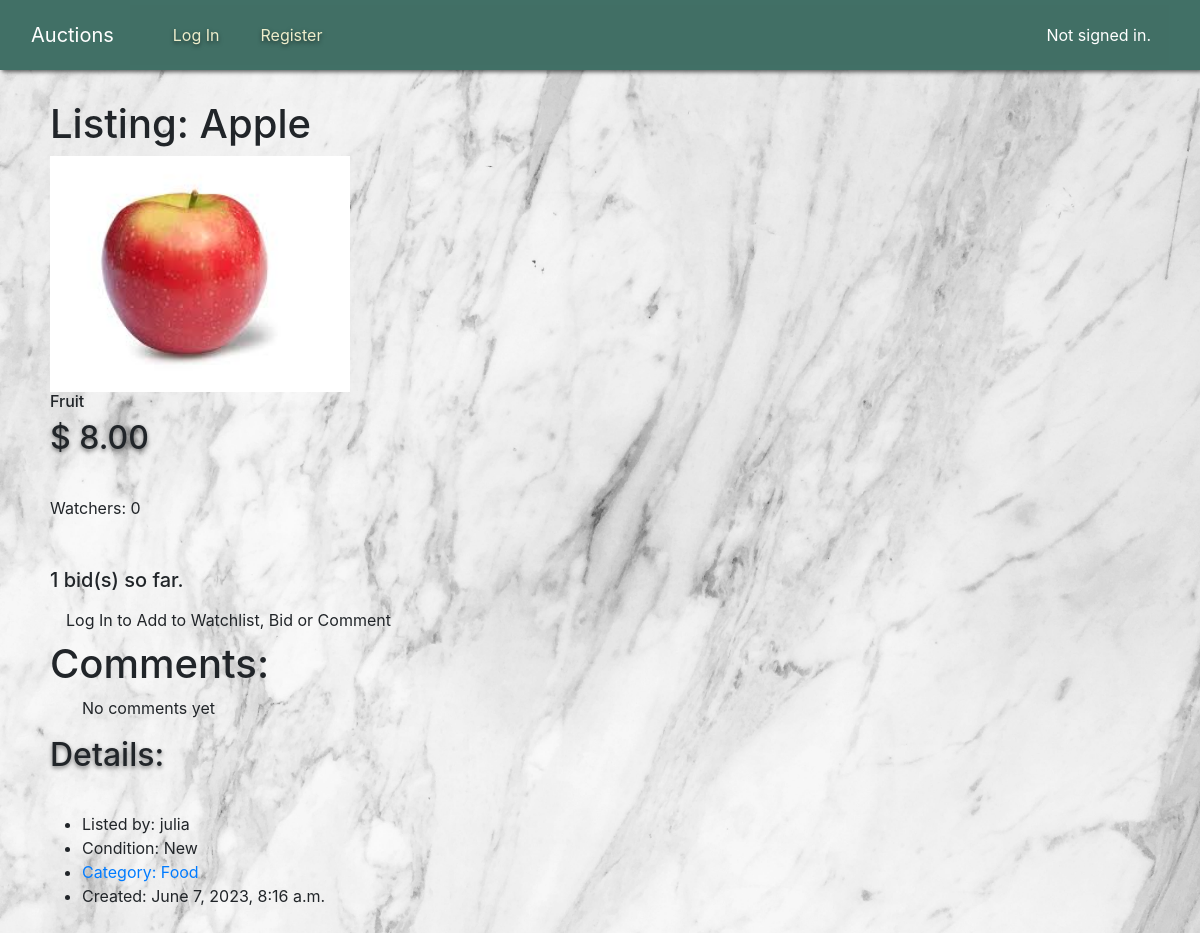
/listing/2, run on an earlier commit of the app's database.
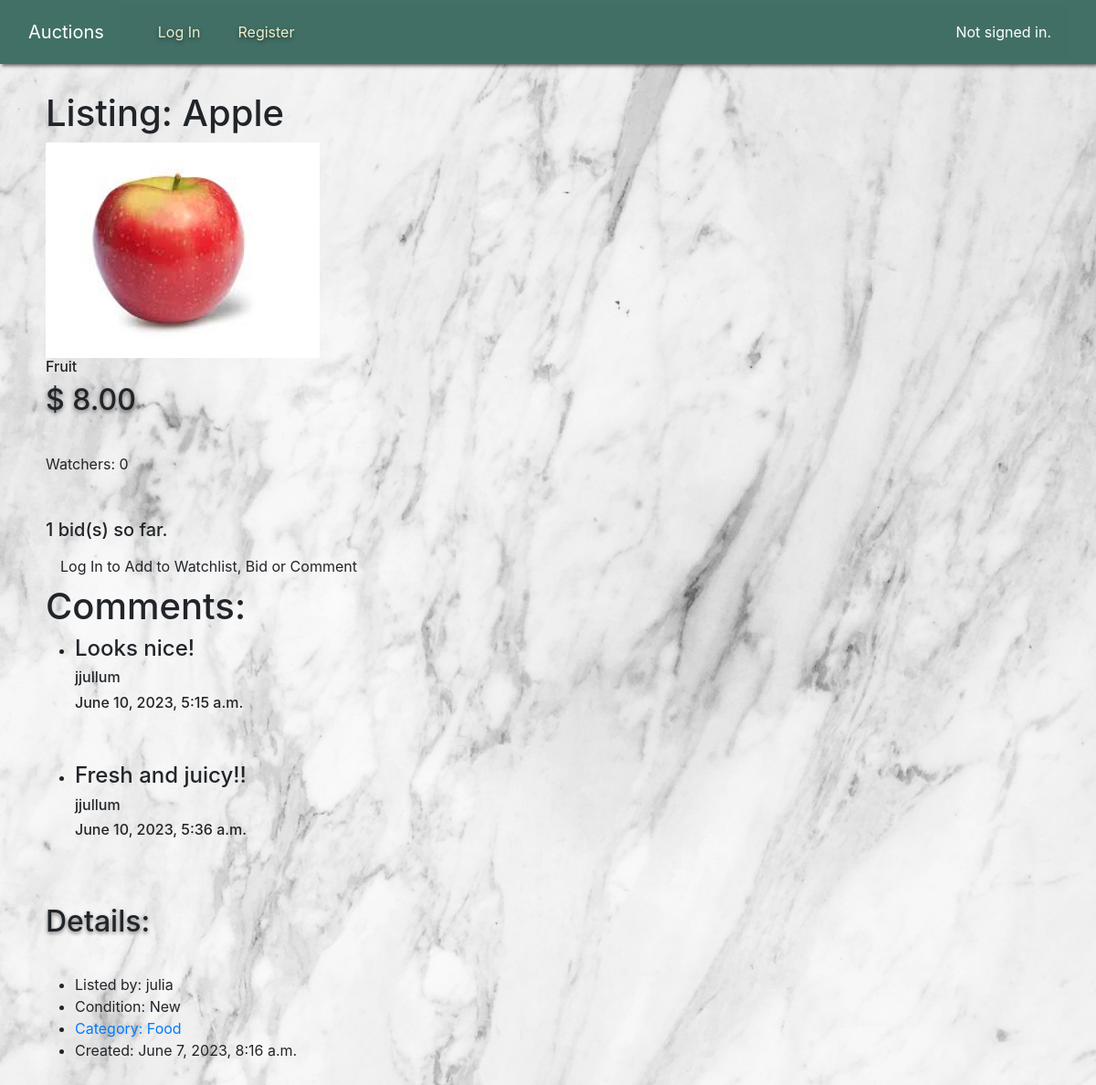
And on a later commit of the database.
### auctions/models.py (models this page shows, shortened)
class Comment(models.Model):
    author = models.ForeignKey(User, on_delete=models.CASCADE, related_name="comments")
    listing = models.ForeignKey("Listing", on_delete=models.CASCADE, related_name="comments")
    added_time = models.DateTimeField(auto_now_add=True)
    comment = models.CharField(max_length=1000)

class User(AbstractUser):
    pass

### auctions/views.py (the view)
# urls.py: path("listing/<int:listing_id>", views.listing, name="listing"),
def listing(request, listing_id):
    listing =  Listing.objects.get(pk=listing_id)
    watchers = WatchList.objects.filter(listing=listing).count()
    bids = Bid.objects.filter(listing=listing).count()
    comments = Comment.objects.filter(listing=listing).all()
    if request.user.is_authenticated:
        user = request.user
        in_watchlist = WatchList.objects.filter(user=user, listing=listing).exists()
        if bids > 0:
            bidder = Bid.objects.filter(listing=listing, user=user).exists()
            last =  Bid.objects.filter(listing=listing).order_by('added_time').first()
            last_user = last.user
        else:
            bidder = False
            last_user = None
        if request.method == 'GET':
            return render(request, "auctions/listing.html", {
                "listing":listing, "in_watchlist": in_watchlist, "watchers":watchers, "bids":bids,
                "last_user":last_user, "bidder":bidder, "comments":comments
            })
        else:
            if request.POST["form"] == "1":
                addition = WatchList.objects.create(listing=listing)
                addition.user.add(user)
            elif request.POST["form"] == "2":
                bid = request.POST["bid"]
                if bids <= 0 and int(bid) > listing.starting_bid or bids > 0 and int(bid)> last.amount:
                    b = Bid(listing=listing, amount=bid, user=user)
                    b.save()
                    listing.current_bid = bid
                    listing.save()
                    bids = Bid.objects.filter(listing=listing).count()
                    bidder = True
                    last_user = request.user
                    message = "Success"
                else:
                    message = "Failure"
                return render(request, "auctions/listing.html", {
                        "listing":listing, "in_watchlist": in_watchlist, "watchers":watchers, "message":message,"bids":bids,
                            "last_user":last_user, "bidder":bidder
                    })
            elif request.POST["form"] == "3":
                listing.active = False
                listing.winner = last_user
                listing.closed_time = datetime.now()
                listing.save()
            elif request.POST["form"] == "4":
                c = request.POST["comment"]
                comment = Comment(author = request.user, listing=listing, comment=c)
                comment.save()
        return HttpResponseRedirect(reverse("listing",args=(listing.id,)))
    else:
        return render(request, "auctions/listing.html", {
                "listing":listing, "watchers":watchers, "bids":bids,
                "comments":comments
            })

### auctions/models.py (called while the page is built)
    def __str__(self):
        return f"{self.title}"

### auctions/templates/auctions/listing.html (shortened to what this page needs)
{% extends "auctions/layout.html" %}
{% block body %}
    <h1>Listing: {{listing.title}}</h1>
    <div>
        <img src="{{listing.picture.url}}" width="300px">
    </div>
    <h6>{{listing.description}}</h6>
    <h2>$
        {% if listing.current_bid == 0%}
        {{listing.starting_bid}}
        {% else %}
        {{listing.current_bid}}
        {% endif %}
    </h2>
    <div>Watchers: {{watchers}}</div><br>
    {% if listing.active%}
        <br>
        <h5>{{bids}} bid(s) so far.
        </h5>
    {% else %}
        {% if listing.winner == None %}
        Auction has ended. It was closed before anyone bid.
        {% else %}
        <h5>Auction has ended.There were {{bids}} bids.{{listing.winner}} has won.</h5>
        {%endif%}
    {%endif%}
    {%if user.is_authenticated%}
        {% if listing.active%}
        <br><br>
        <form action="{% url 'listing' listing.id%}" method="post">
            {% csrf_token %}
            <input type="hidden" name="form" value="4">
            <label for="comment">Comment as {{request.user}}:</label>
            <br>
            <textarea name="comment"></textarea>
            <button type="submit">Comment</button>
        </form>
        {% endif %}
    {%else%}
    <a class="nav-link" href="{% url 'login' %}">Log In to Add to Watchlist, Bid or Comment</a>
    {%endif%}
    <h1>Comments:</h1>
    <ul>
        {% for comment in comments %}
        <li>
            <h4>{{comment.comment}}</h4>
            <h6> {{comment.author}}</h6>
            <h6> {{comment.added_time}}</h6>
        </li>
        <br><br>
        {% empty %}
        No comments yet
        {% endfor %}
    </ul>
    <h2>Details:</h2>
    <ul>
        <li>
            Listed by: {{listing.creator}}
        </li>
        <li>
            {% if listing.condition %}
            Condition: {{listing.condition}}
            {% else %}
            Condition: No condition specified
            {% endif %}
        </li>
        <li>
            {% if listing.category %}
            <a href="{% url 'category' listing.category.id%}">Category: {{listing.category}}</a>
            {% else %}
            Category: No Category Listed
            {% endif %}
        </li>
        {%if listing.active%}
        <li>
            Created: {{listing.time}}
        </li>
        {%endif%}
    </ul>
{% endblock %}

What changed in the data, as far as the page shows it:
added Comment: comment "Looks nice!", author "jjullum", added_time "June 10, 2023, 5:15 a.m."
added Comment: comment "Fresh and juicy!!", author "jjullum", added_time "June 10, 2023, 5:36 a.m."
Also different on the page:
text no longer shown: "No comments yet"
